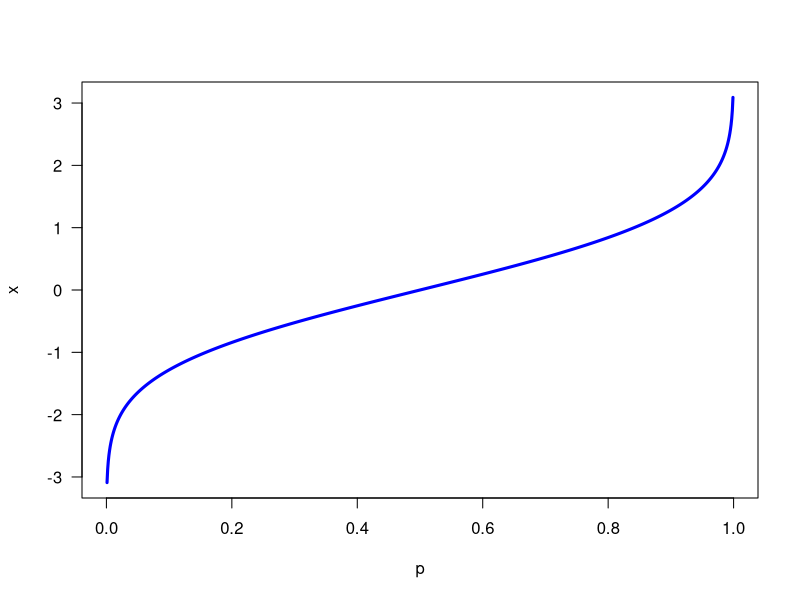

Reproduce this figure in R.
print('file: PDsPDFsNormalQuantileFct.R')
# quantile function for standard normal PDF
p = seq(0.001,0.999,0.001)
x = qnorm(p)
# png('QuantileStdNormal190620.png',width=16,height=12,units='cm',res=300)
plot(p,x,type='l',lwd=3,col='blue',xlab='p',ylab='x',las=1,cex=0.4)
# dev.off()
